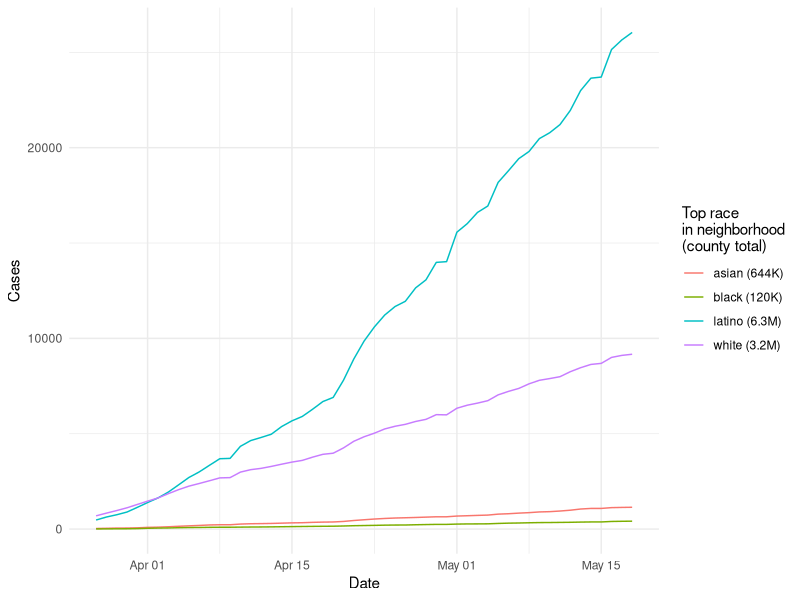
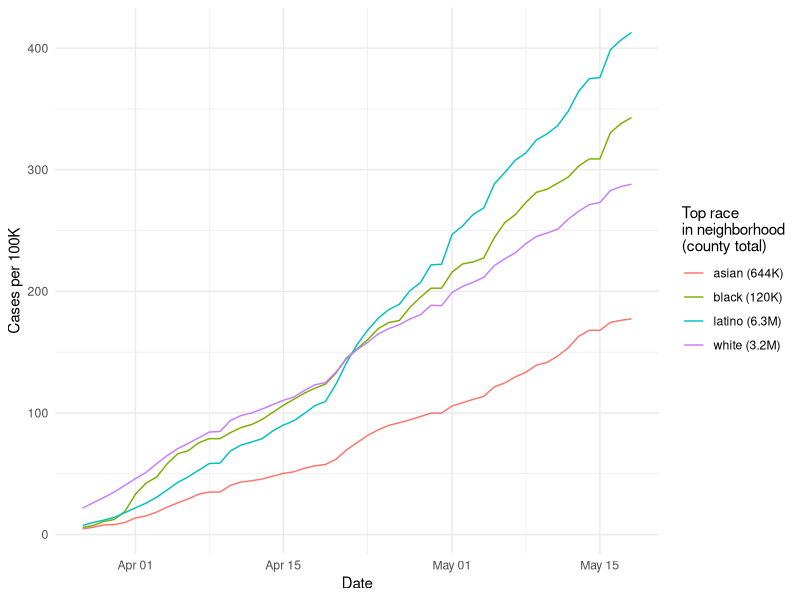
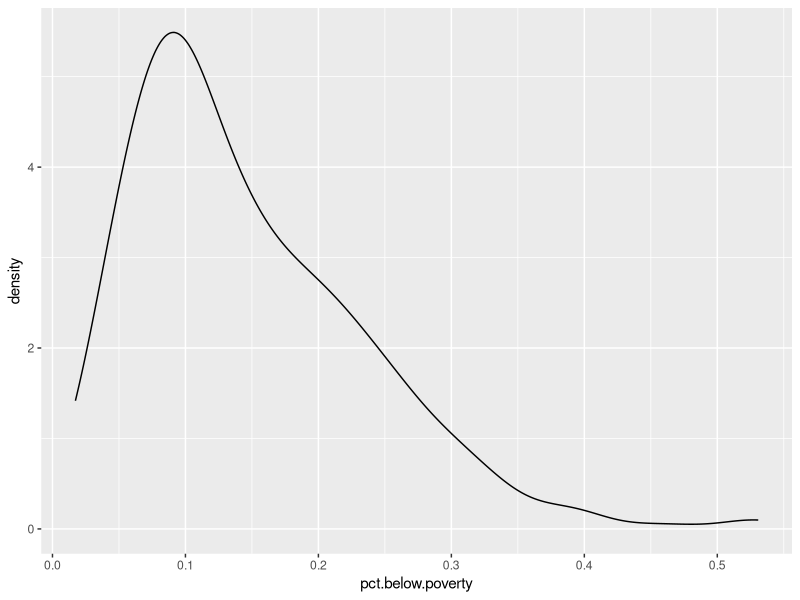
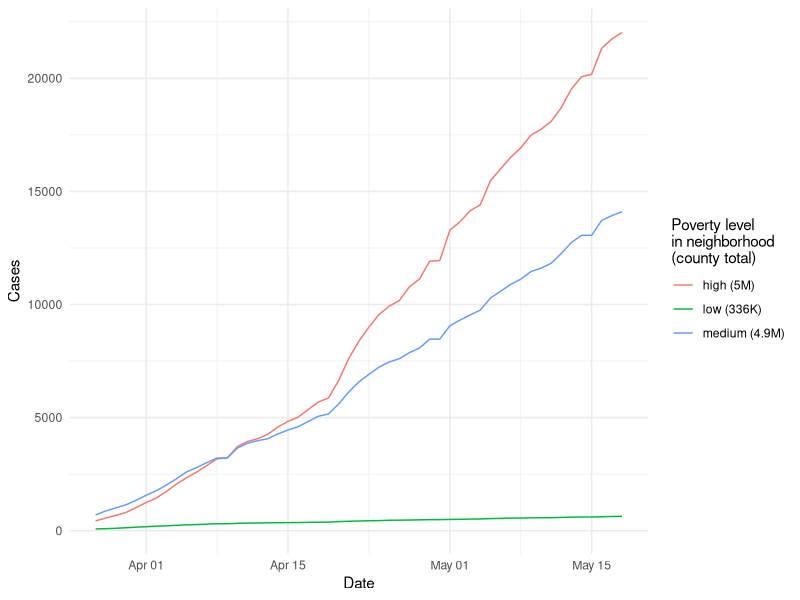
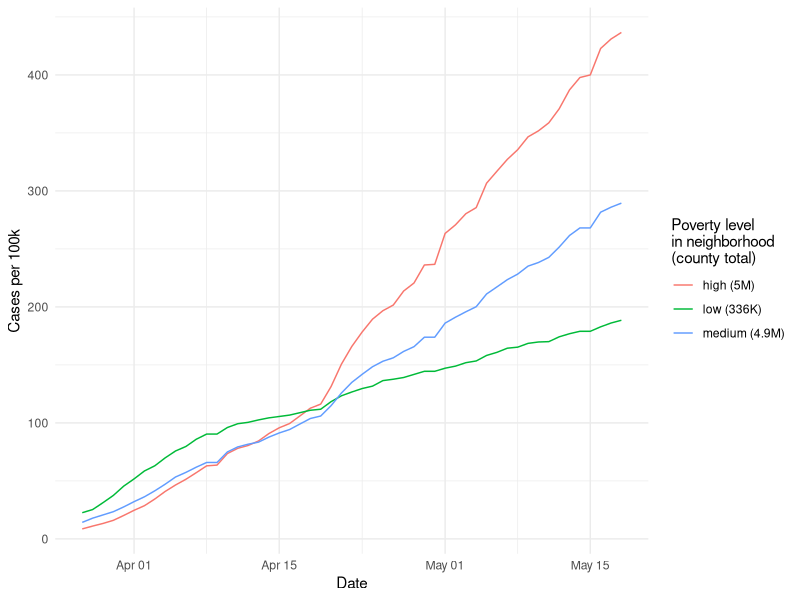
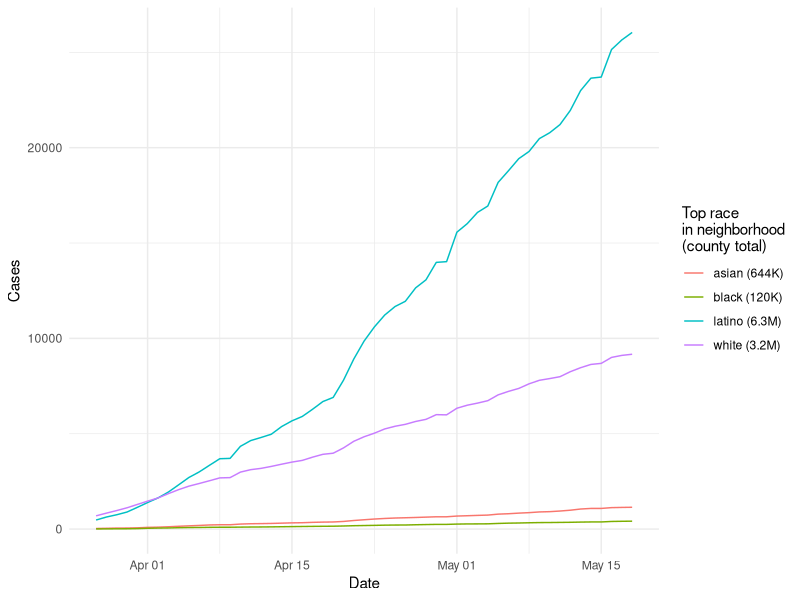
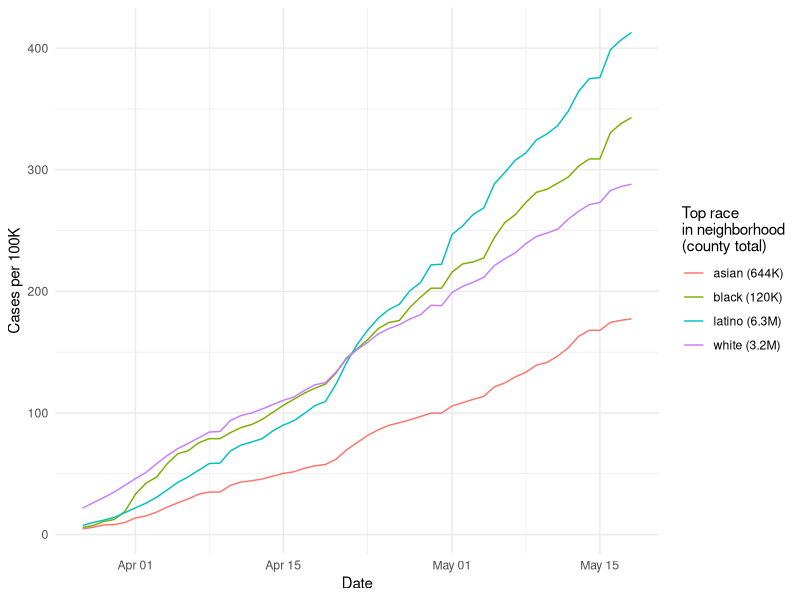
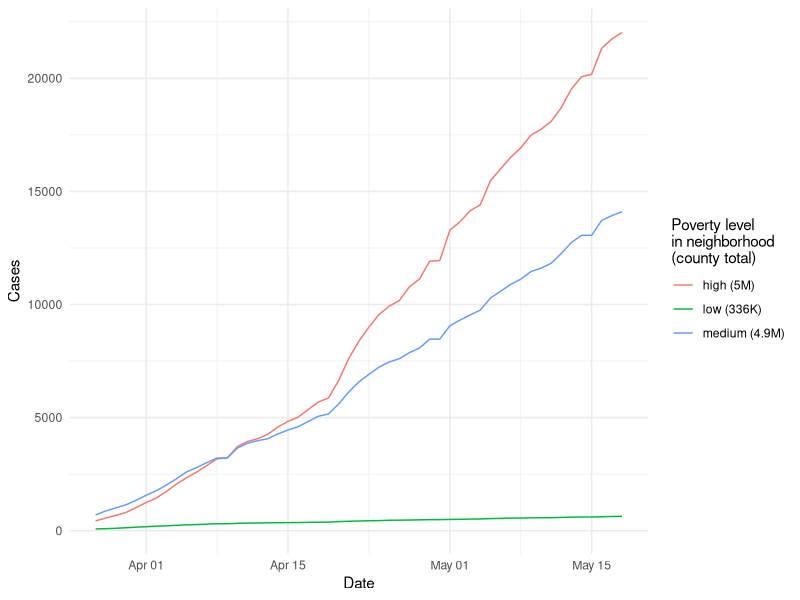

Source code (R) for these figures, in order:
library(glue)
library(tidyverse)

csa.daily = read_csv('processed/csa-daily-calcs.csv')

csa.daily

csa.race = read_csv('gis-census/csa-race.csv')

csa.race

csa.race %>% count(top.group, is.majority)
csa.race %>% count(top.group)
csa.race %>% group_by(top.group) %>% summarise(pop = sum(total))

daily.by.hood.race = csa.daily %>% 
  left_join(
    csa.race %>% 
      select(-total) %>% 
      select(csa.hood.name = hood.name, top.race = top.group, is.majority)
  ) %>% 
  group_by(top.race, date) %>% 
  summarise(
    cases = sum(confirmed.cases),
    population = sum(population),
    case.rate.100k = cases / population * 100000
  ) %>% 
  ungroup() %>% 
  mutate(
    top.race = case_when(
      population > 1000000 ~ glue('{top.race} ({round(population / 1000000, 1)}M)'),
      population < 1000000 ~ glue('{top.race} ({round(population / 1000)}K)'),
    )
  )

daily.by.hood.race

daily.by.hood.race %>% distinct(top.race, population)

plot.race.cases = daily.by.hood.race %>% 
  ggplot(aes(date, cases, color = top.race)) +
  geom_line() +
  labs(color = 'Top race\nin neighborhood\n(county total)') +
  ylab('Cases') +
  xlab('Date') +
  theme_minimal()

plot.race.cases

plot.race.case.rate = daily.by.hood.race %>% 
  ggplot(aes(date, case.rate.100k, color = top.race)) +
  geom_line() +
  labs(color = 'Top race\nin neighborhood\n(county total)') +
  ylab('Cases per 100K') +
  xlab('Date') +
  theme_minimal()

plot.race.case.rate

csa.poverty = read_csv('gis-census/csa-poverty.csv')

csa.poverty

csa.poverty %>% 
  ggplot(aes(pct.below.poverty)) +
  geom_density()

csa.poverty = csa.poverty %>% 
  mutate(
    poverty.bin = case_when(
      pct.below.poverty >= 0.15 ~ 'high',
      pct.below.poverty < 0.15 & pct.below.poverty >= 0.05 ~ 'medium',
      pct.below.poverty < 0.05 ~ 'low',
    )
  )

csa.poverty %>% count(poverty.bin)

daily.by.hood.poverty = csa.daily %>% 
  left_join(
    csa.poverty %>% 
      select(-total) %>% 
      rename(csa.hood.name = hood.name)
  ) %>% 
  group_by(poverty.bin, date) %>% 
  summarise(
    cases = sum(confirmed.cases),
    population = sum(population),
    case.rate.100k = cases / population * 100000
  ) %>% 
  ungroup() %>% 
  mutate(
    poverty.bin = case_when(
      population > 1000000 ~ glue('{poverty.bin} ({round(population / 1000000, 1)}M)'),
      population < 1000000 ~ glue('{poverty.bin} ({round(population / 1000)}K)'),
    )
  )

daily.by.hood.poverty

plot.poverty.cases = daily.by.hood.poverty %>% 
  ggplot(aes(date, cases, color = poverty.bin)) +
  geom_line() +
  labs(color = 'Poverty level\nin neighborhood\n(county total)') +
  xlab('Date') +
  ylab('Cases') +
  theme_minimal()

plot.poverty.cases

plot.poverty.case.rate = daily.by.hood.poverty %>% 
  ggplot(aes(date, case.rate.100k, color = poverty.bin)) +
  geom_line() +
  labs(color = 'Poverty level\nin neighborhood\n(county total)') +
  xlab('Date') +
  ylab('Cases per 100k') +
  theme_minimal()

plot.poverty.case.rate



ggsave(filename = 'plots/csa-daily-race-counts.png', plot = plot.race.cases, width = 11, height = 8)
ggsave(filename = 'plots/csa-daily-race-rates.png', plot = plot.race.case.rate, width = 11, height = 8)
ggsave(filename = 'plots/csa-daily-poverty-counts.png', plot = plot.poverty.cases, width = 11, height = 8)
ggsave(filename = 'plots/csa-daily-poverty-rates.png', plot = plot.poverty.case.rate, width = 11, height = 8)
